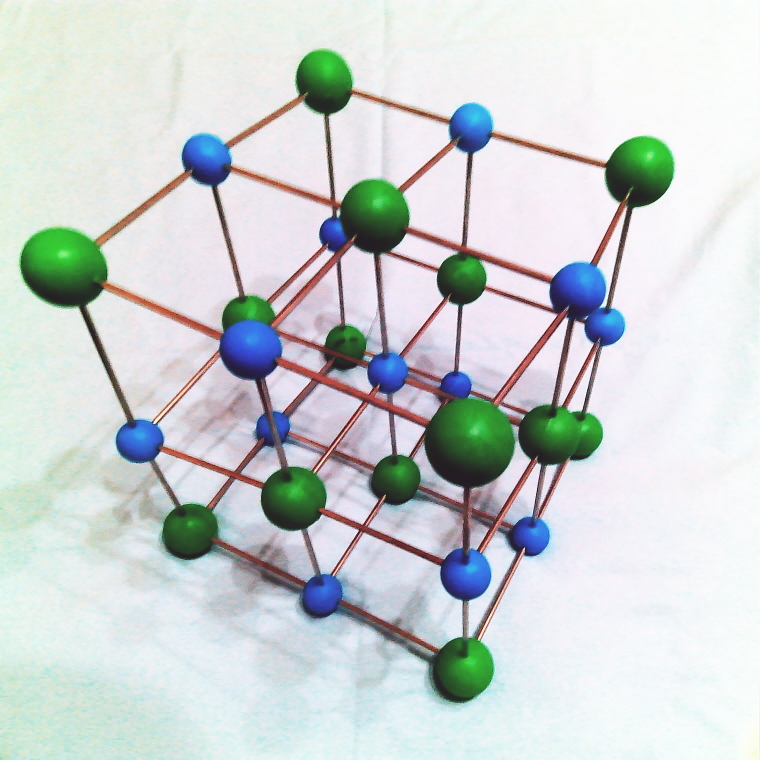
#> input picture Hamster/Week 18/Left3.jpg, 1520 x 1520 px (shown at 1/2 size)
$ python HoughLineDetect.py
#> lines starting #> are read from the running program, lines starting #| are printed output that depends on the picture; after the words box and inside, x2 and y2 are one past the last pixel; in counts of white or black regions, pixels touching at a corner belong together
'''
Author: your name
Date: 2021-09-03 09:10:43
LastEditTime: 2021-10-13 16:01:36
LastEditors: Please set LastEditors
Description: In User Settings Edit
FilePath: \test\Hough_Line_Detect_2.py
'''

import cv2
import numpy as np
from matplotlib import pyplot as plt

src = cv2.imread('Left3.jpg')
#> src is the input picture: shape (1520, 1520, 3); mean B, G, R 210.6, 210.3, 204.3
#src = cv2.resize(src,(800,800)) #图片做缩放适应性处理
srcBlur = cv2.GaussianBlur(src, (3, 3), 0) #高斯平滑
gray = cv2.cvtColor(srcBlur, cv2.COLOR_BGR2GRAY) #高斯平滑后的图像转为灰度图
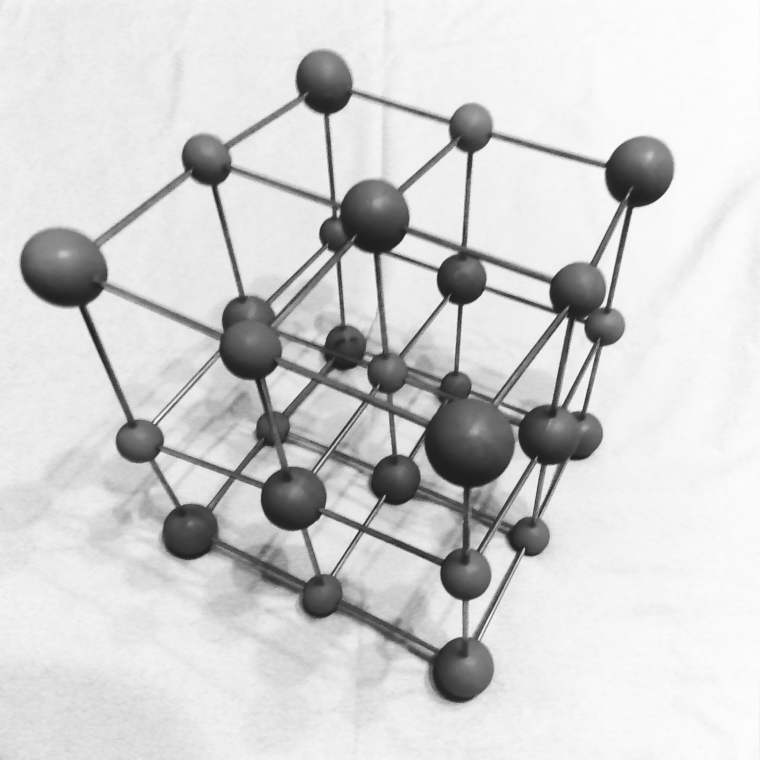
#> gray: shape (1520, 1520) (shown at 1/2 size); min 29, max 254, mean 208.5
edges = cv2.Canny(gray, 50, 150, apertureSize=3)
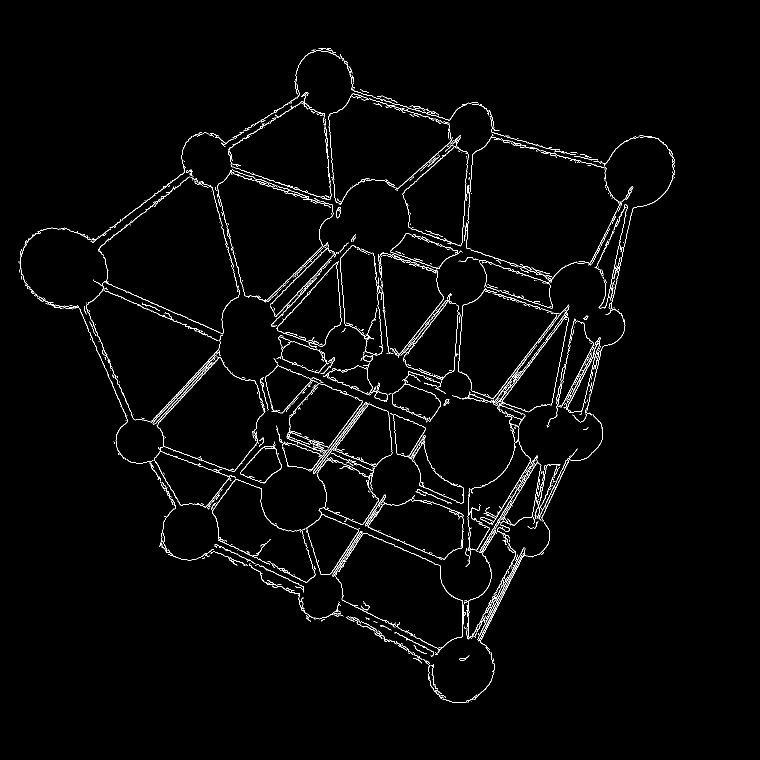
#> edges: shape (1520, 1520) (shown at 1/2 size); 1.9% white in thin lines or dots, all inside (x1, y1, x2, y2) = (37, 96, 1350, 1406)

lista = []
listb = []
listc = []
threshold = 95

lines = cv2.HoughLines(edges, 1, np.pi/180, threshold) #得到所有的在threshold里的霍夫直线
#> lines = 711 rows, first 8: [812, 0.785], [439, 1.97], [164, 1.9], [455, 1.97], [1284, 0.646], [1071, 0.646], [1390, 0.541], [1370, 0.471]
img = src.copy()
for line in lines:
    # rho = line[0][0]
    # theta = line[0][1]
    flag = 0
    rho, theta = line[0]
    a = np.cos(theta)
    b = np.sin(theta)
    x0 = a*rho
    y0 = b*rho
    x1 = int(x0 + 1000*(-b))
    y1 = int(y0 + 1000*(a))
    x2 = int(x0 - 1000*(-b))
    y2 = int(y0 - 1000*(a))
    if (x2 != x1):
        k = (y2 - y1)/(x2 - x1)
        b = y2 - k * x2
        lista.append(round(k,3))
        listc.append(round(b,3))
        listb.append(-1)
    else:
        lista.append(1)
        listc.append(round(-x1,3))
        listb.append(0)

    if (len(lista)>1):
        for i in range(0, len(lista)-1):
            if ((k - lista[i] <= 1.5) and (b- listc[i] <= 30)):
                lista.pop()
                listb.pop()
                listc.pop()
                flag = 1
                break
            else:
                continue
    if (flag == 0):
        cv2.line(img, (x1, y1), (x2, y2), (0, 0, 255), 2) #draw lines based on the original image
#> this loop made 711 passes
#> (rho, theta, a, x0, y0, x1, y1) on passes 1 to 12: (812, 0.785, 0.707, 574.2, 574.2, -132, 1281), (439, 1.97, -0.391, -171.5, 404.1, -1092, 13), (164, 1.9, -0.326, -53.39, 155.1, -998, -170), (455, 1.97, -0.391, -177.8, 418.8, -1098, 28), (1284, 0.646, 0.799, 1025.4, 772.7, 423, 1571), (1071, 0.646, 0.799, 855.3, 644.5, 253, 1443), (1390, 0.541, 0.857, 1191.5, 715.9, 676, 1573), (1370, 0.471, 0.891, 1220.7, 622, 766, 1512), (1426, 0.454, 0.899, 1281.7, 625.1, 843, 1523), (1384, 0.541, 0.857, 1186.3, 712.8, 671, 1569), (1068, 0.646, 0.799, 852.9, 642.7, 251, 1441), (804, 0.75, 0.731, 588, 548.3, -93, 1279)
#> line on passes 55 to 60: [[739, 1.92]], [[1422, 0.454]], [[1180, 0.576]], [[949, 0.663]], [[983, 0.716]], [[835, 0.75]]
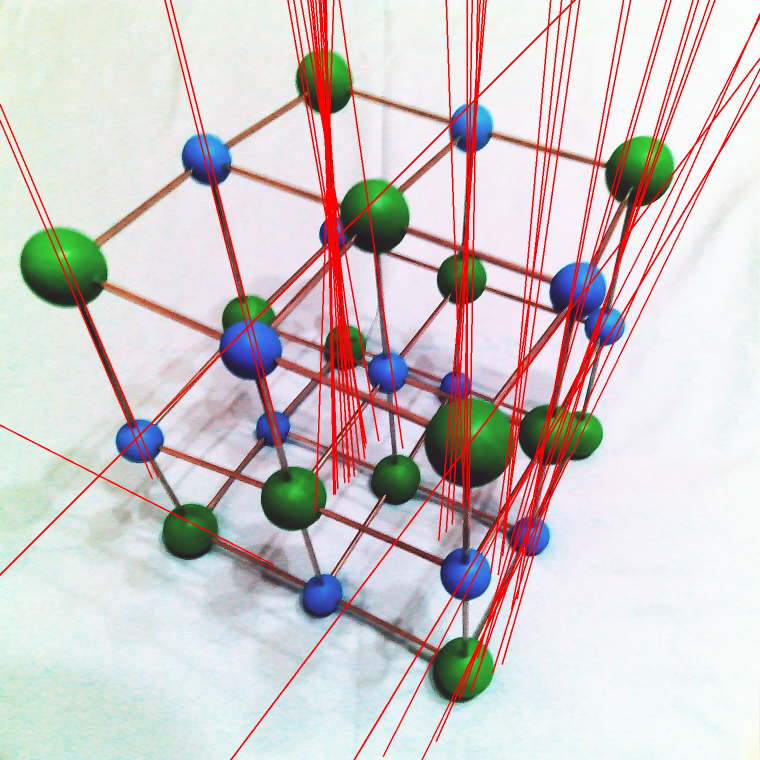
#> img: shape (1520, 1520, 3) (shown at 1/2 size); 5.73% of pixels changed, all inside (x1, y1, x2, y2) = (0, 0, 1520, 1520)


cv2.imwrite("Houghline.jpg",img)
plt.imshow(img),plt.show()
